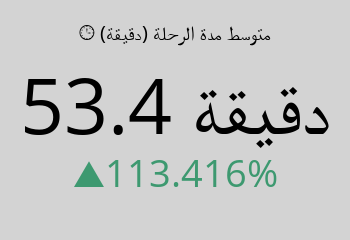

This figure's notebook cell:
### Code cell
# حساب متوسط مدة الرحلة
avg_trip_duration = All['duration_min'].mean()
previous_avg_duration = 25    
# إنشاء المؤشر
fig = go.Figure(go.Indicator(
    mode = "number+delta",
    value = avg_trip_duration,
    title = {"text": "🕒 متوسط مدة الرحلة (دقيقة)"},
    delta = {'reference': previous_avg_duration, 'relative': True, 'position': "bottom"},
    number = {'valueformat': ',.1f', 'suffix': ' دقيقة'},  
    domain = {'x': [0, 1], 'y': [0, 1]}
))
fig.update_layout(
    autosize=False,
    width=350,
    height=200,
    margin=dict(l=20, r=20, t=40, b=20),
    paper_bgcolor="lightgray",
    font=dict(size=14, color="black"),
    title_font=dict(size=16),
    template="plotly_white"
)
fig.show()

### Figure 1 — Plotly figure (JSON) as saved in the notebook; plotly's stock layout.template omitted (floating-point values rounded to 4 significant figures)
{"data": [{"delta": {"position": "bottom", "reference": 25, "relative": true}, "domain": {"x": [0, 1], "y": [0, 1]}, "mode": "number+delta", "number": {"suffix": " دقيقة", "valueformat": ",.1f"}, "title": {"text": "🕒 متوسط مدة الرحلة (دقيقة)"}, "type": "indicator", "value": 53.35}], "layout": {"autosize": false, "font": {"color": "black", "size": 14}, "height": 200, "margin": {"b": 20, "l": 20, "r": 20, "t": 40}, "paper_bgcolor": "lightgray", "title": {"font": {"size": 16}}, "width": 350}}
